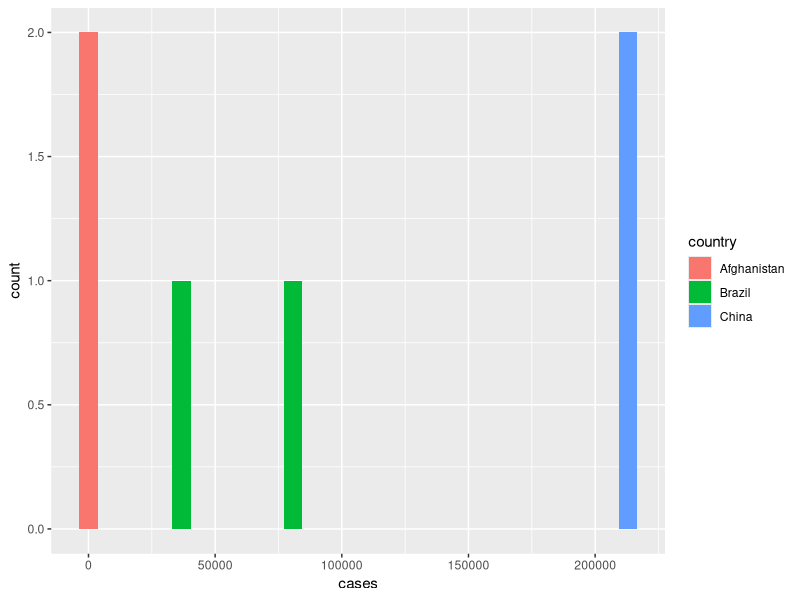

Reproduce this figure in R.
## ---- chunk 1
knitr::opts_chunk$set(echo = TRUE)
## ---- chunk 2
library(tidyr)
## ---- chunk 3
table4a
## ---- chunk 4
table4a_tidy <- gather(table4a, '2000', '1999', key = "year", value = 'cases')
## ---- chunk 5
library(ggplot2)

ggplot(table4a_tidy) +
    geom_histogram(aes(x = cases, fill = country))
## ---- chunk 6
(table4a_tidy <- table4a %>%
    gather('2000', '1999', key = "year", value = 'cases'))
## ---- chunk 7
library(magrittr) # this is what actuallly gives you the pipe
## ---- chunk 8
(table4b_tidy <- table4b %>%
    gather('1999':'2000', key = 'year', value = 'population'))
## ---- chunk 9
library(dplyr)

# use double colon to specify which library you are getting a function from
# base::union()
## ---- chunk 10
left_join(x = table4a_tidy, y = table4b_tidy)
## ---- chunk 11
spread(table2, key = type, value = count)
## ---- chunk 12
table3 %>%
    separate(rate, into = c('cases', 'population'))
## ---- chunk 13
table3 %>%
    separate(rate, into = c('cases', 'population'), sep = '/')
